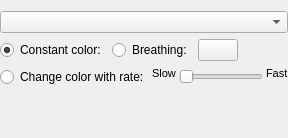
          <widget class="QWidget" name="page_2">
           <layout class="QVBoxLayout" name="verticalLayout">
            <property name="leftMargin">
             <number>0</number>
            </property>
            <property name="rightMargin">
             <number>0</number>
            </property>
            <item>
             <widget class="QComboBox" name="comboBox_MoodLampLamp">
             <property name="toolTip">
              <string>Lamp effects only apply in Liquid color mode - Constant color always uses Static so the output truly stops changing.</string>
             </property>
            </widget>
            </item>
            <item>
             <layout class="QHBoxLayout" name="horizontalLayout_2">
              <item>
               <widget class="QRadioButton" name="radioButton_ConstantColorMoodLampMode">
                <property name="text">
                 <string>Constant color:</string>
                </property>
                <property name="checkable">
                 <bool>true</bool>
                </property>
                <property name="checked">
                 <bool>true</bool>
                </property>
               </widget>
              </item>
              <item>
               <widget class="QRadioButton" name="radioButton_BreathingColorMoodLampMode">
                <property name="text">
                 <string>Breathing:</string>
                </property>
                <property name="toolTip">
                 <string>Same fixed color as Constant, with a smooth brightness pulse.</string>
                </property>
                <property name="checkable">
                 <bool>true</bool>
                </property>
               </widget>
              </item>
              <item>
               <widget class="ColorButton" name="pushButton_SelectColorMoodLamp">
                <property name="text">
                 <string/>
                </property>
                <property name="flat">
                 <bool>false</bool>
                </property>
               </widget>
              </item>
              <item>
               <spacer name="horizontalSpacer_8">
                <property name="orientation">
                 <enum>Qt::Horizontal</enum>
                </property>
                <property name="sizeHint" stdset="0">
                 <size>
                  <width>40</width>
                  <height>20</height>
                 </size>
                </property>
               </spacer>
              </item>
             </layout>
            </item>
            <item>
             <layout class="QHBoxLayout" name="horizontalLayout_7">
              <property name="spacing">
               <number>3</number>
              </property>
              <item>
               <widget class="QRadioButton" name="radioButton_LiquidColorMoodLampMode">
                <property name="text">
                 <string>Change color with rate:</string>
                </property>
               </widget>
              </item>
              <item>
               <widget class="QLabel" name="label_slowMoodLampSpeed">
                <property name="font">
                 <font>
                  <pointsize>8</pointsize>
                 </font>
                </property>
                <property name="styleSheet">
                 <string notr="true">margin-bottom:0.4em; margin-left:0.5em</string>
                </property>
                <property name="text">
                 <string>Slow</string>
                </property>
                <property name="alignment">
                 <set>Qt::AlignLeading|Qt::AlignLeft|Qt::AlignTop</set>
                </property>
               </widget>
              </item>
              <item>
               <widget class="QSlider" name="horizontalSlider_MoodLampSpeed">
                <property name="enabled">
                 <bool>false</bool>
                </property>
                <property name="minimum">
                 <number>1</number>
                </property>
                <property name="maximum">
                 <number>100</number>
                </property>
                <property name="orientation">
                 <enum>Qt::Horizontal</enum>
                </property>
               </widget>
              </item>
              <item>
               <widget class="QLabel" name="label_fastMoodLampSpeed">
                <property name="font">
                 <font>
                  <pointsize>8</pointsize>
                 </font>
                </property>
                <property name="styleSheet">
                 <string notr="true">margin-bottom:0.4em;</string>
                </property>
                <property name="text">
                 <string>Fast</string>
                </property>
                <property name="alignment">
                 <set>Qt::AlignLeading|Qt::AlignLeft|Qt::AlignTop</set>
                </property>
               </widget>
              </item>
             </layout>
            </item>
            <item>
             <spacer name="verticalSpacer_7">
              <property name="orientation">
               <enum>Qt::Vertical</enum>
              </property>
              <property name="sizeHint" stdset="0">
               <size>
                <width>20</width>
                <height>40</height>
               </size>
              </property>
             </spacer>
            </item>
           </layout>
          </widget>
